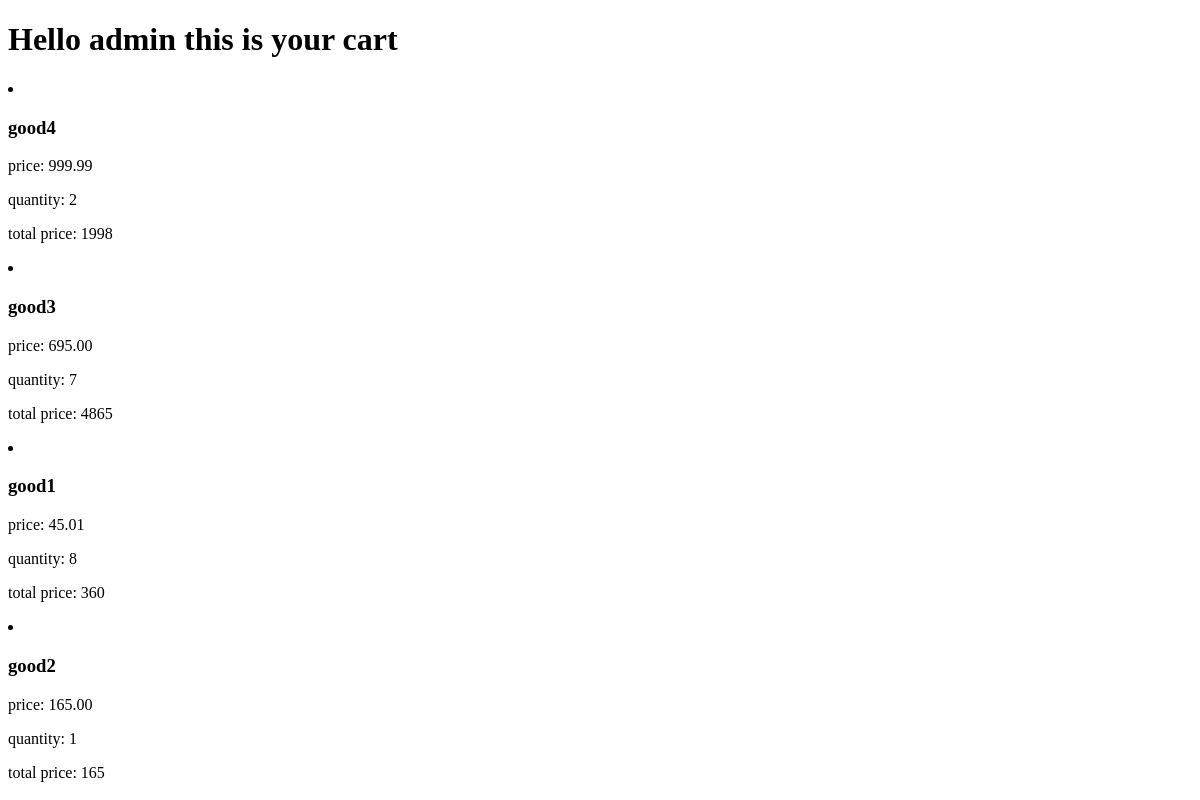
Before: /card (signed in) with the older database file.
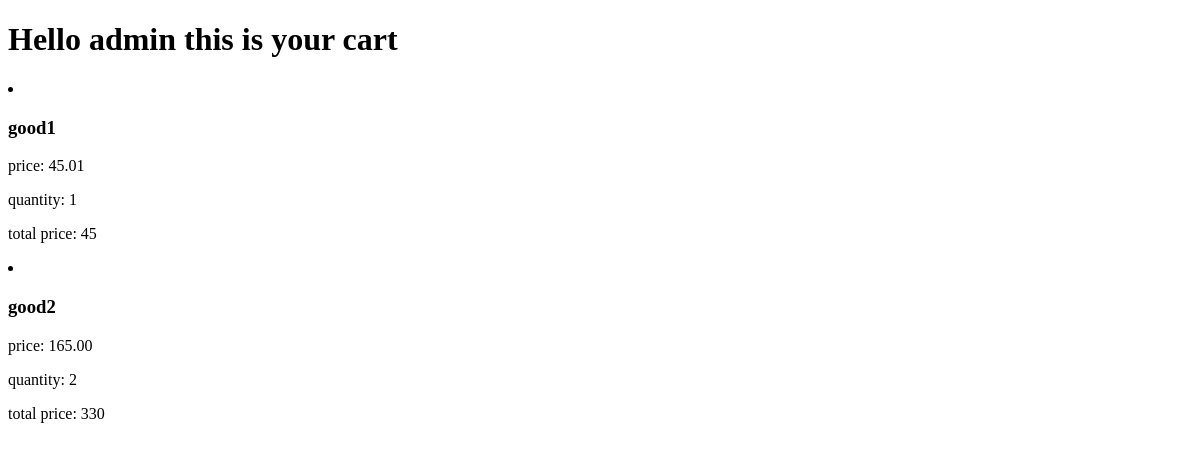
After: the same page with the newer database file.
### card/models.py (models this page shows, shortened)
class Basket(models.Model):
    user = models.ForeignKey(User,
                             on_delete=models.CASCADE,
                             related_name='basket')
    product = models.ForeignKey(Product, on_delete=models.CASCADE)
    quantity = models.PositiveIntegerField(verbose_name='количество', default=1)

### myshop/models.py (models this page shows, shortened)
class Product(models.Model):
    category = models.ForeignKey(Category,
                                 related_name='products',
                                 on_delete=models.PROTECT)
    name = models.CharField(max_length=150)
    description = models.TextField(max_length=1000, blank=True)
    price = models.DecimalField(max_digits=10, decimal_places=2)
    available = models.BooleanField(default=True)
    created = models.DateTimeField(auto_now_add=True)
    uploaded = models.DateTimeField(auto_now=True)
    class Meta:
        ordering = ('name',)
        verbose_name = 'Товар'
        verbose_name_plural = 'Товары'

### card/views.py (the view)
# urls.py: path('', views.user_card, name='user-card'),
def user_card(request):
    products = Basket.objects.filter(user=request.user)
    return render(request, 'card.html', {'products': products})

### card/templates/card.html (shortened to what this page needs)
<!DOCTYPE html>
<html lang="en">
<head>
</head>
<body>
<h1>Hello {{request.user}} this is your cart</h1>
    {% for product in products%}
    <li>
        <h3>{{product.product.name}}</h3>
        <p>price: {{product.product.price}}</p>
        <p>quantity: {{product.quantity}}</p>
        <p>total price: {% widthratio product.quantity 1 product.product.price %}</p>
    </li>
  {% endfor %}
</body>
</html>

Changed rows visible on the page:
removed Basket: product.name "good4", product.price "999.99", quantity "2", quantity+product "1998"
removed Basket: product.name "good3", product.price "695.00", quantity "7", quantity+product "4865"
changed Basket "good1": quantity "8" → "1"; quantity+product "360" → "45"
changed Basket "good2": quantity "1" → "2"; quantity+product "165" → "330"
